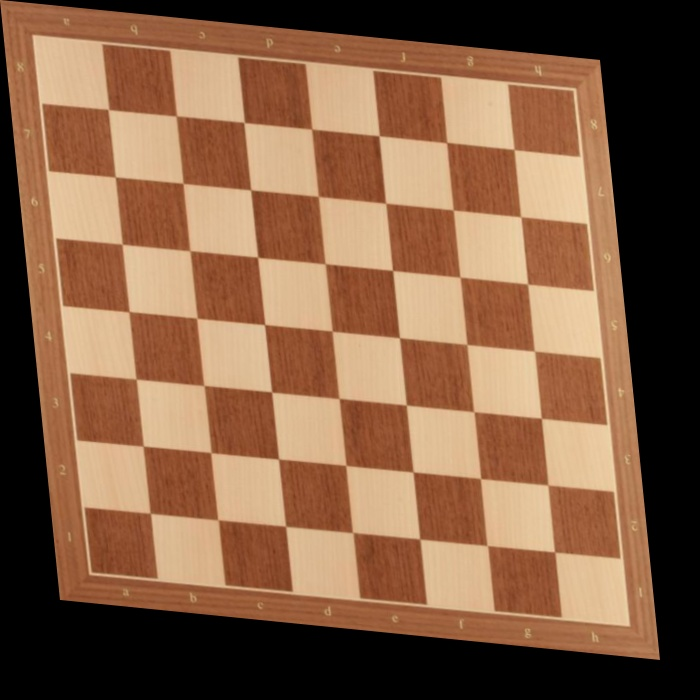
#> input picture Lab2/data/distorted.jpg, 700 x 700 px, found by its file name
$ python affine_trans.py
#> lines starting #> are read from the running program, lines starting #| are printed output that depends on the picture
# Coordinates of chessboard corners in the distorted image in
# clockwise direction starting from top left corner as origin are [(0,0), (600,-60),(660,-660),(60,-600)].

# Coordinates of chessboard corners in the original image in
# clockwise direction starting from top left corner as origin are [(0,0), (600,0),(600,-600),(0,-600)].

# [x_org;y_org] = H * [x_dis;y_dis;1], H is an affine transformation.


import numpy as np
import argparse
import cv2

def manual(src_img, src_coord, des_coord):
	H = [[],[]]
	homo = np.array([1, 1, 1])
	src_coord_homo = np.concatenate((src_coord, homo[:,None]), axis=1)

	H[0] = np.linalg.solve(src_coord_homo, des_coord[:,0])
	H[1] = np.linalg.solve(src_coord_homo, des_coord[:,1])
	H = np.array(H)
	org_img = cv2.warpAffine(src_img, H, (600,600), flags=cv2.WARP_INVERSE_MAP)
	return org_img

def api(src_img, src_coord, des_coord):
	H = cv2.getAffineTransform(src_coord, des_coord)
	org_img = cv2.warpAffine(src_img, H, (600,600), flags=cv2.WARP_INVERSE_MAP)
	return org_img


if __name__ == '__main__':
	parser = argparse.ArgumentParser()
	parser.add_argument("-mat", default='api', help="Computation method")
	args = parser.parse_args()

	dis_img = cv2.imread("distorted.jpg")  # mention the image path if it is in a different directory
#> dis_img is the input picture: shape (700, 700, 3); mean B, G, R 69, 95.6, 133
	C_org = np.float32(np.array([[600,0],[600,-600],[0,-600]]))
	C_dis = np.float32(np.array([[600,-60],[660,-660],[60,-600]]))

	if args.mat == 'manual':
		org_img = manual(dis_img, C_dis, C_org);

	if args.mat == 'api':
		org_img = api(dis_img, C_dis, C_org)
#> in api, `org_img = cv2.warpAffine(src_img, H, (600,600), flags=cv2.WARP_INVERSE..`:
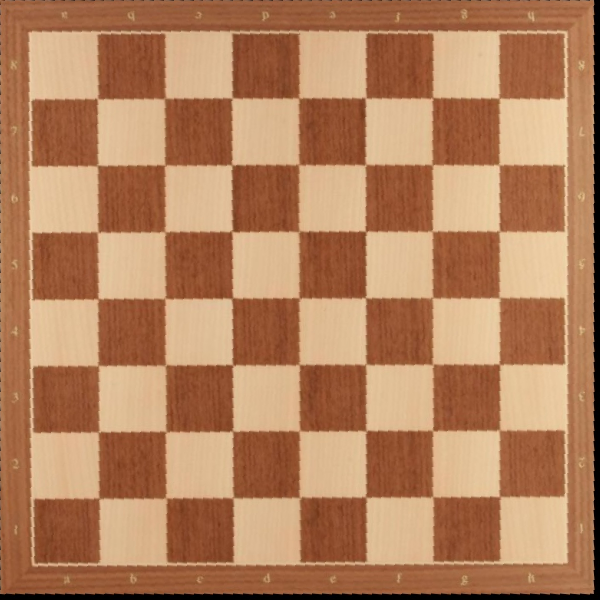
#> org_img: shape (600, 600, 3); mean B, G, R 92.9, 128.8, 179.1

	cv2.imshow("Original Image", org_img)

	cv2.waitKey(0)
	cv2.destroyAllWindows()

$ run again, with Lab2/data/document-2.jpg copied over Lab2/data/distorted.jpg
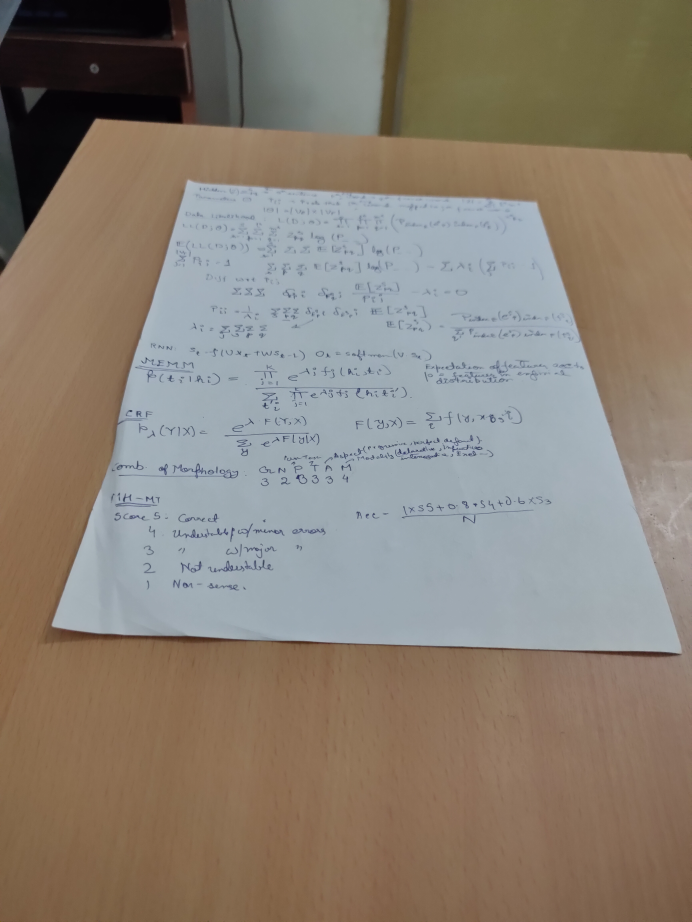
#> input picture Lab2/data/document-2.jpg, 3456 x 4608 px, found by its file name (shown at 1/5 size)
#> dis_img is the input picture: shape (4608, 3456, 3); mean B, G, R 116.2, 127.8, 137.4
#> in api, `org_img = cv2.warpAffine(src_img, H, (600,600), flags=cv2.WARP_INVERSE..`:
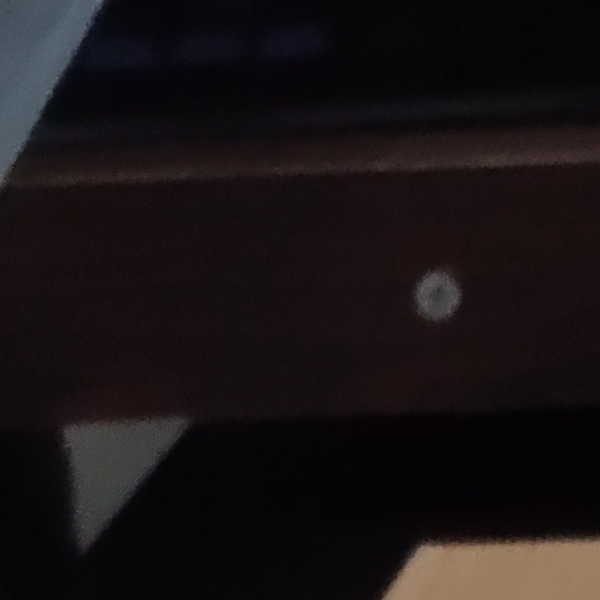
#> org_img: shape (600, 600, 3); mean B, G, R 20.3, 18.9, 24.5

$ run again, with Lab2/data/document-3.jpg copied over Lab2/data/distorted.jpg
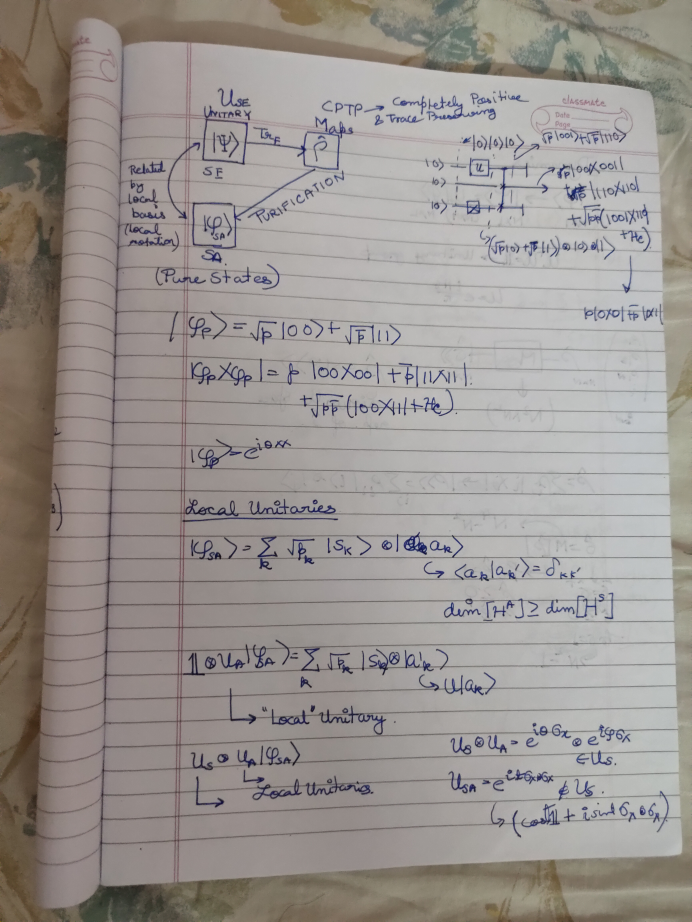
#> input picture Lab2/data/document-3.jpg, 3456 x 4608 px, found by its file name (shown at 1/5 size)
#> dis_img is the input picture: shape (4608, 3456, 3); mean B, G, R 144.3, 148.1, 153.8
#> in api, `org_img = cv2.warpAffine(src_img, H, (600,600), flags=cv2.WARP_INVERSE..`:
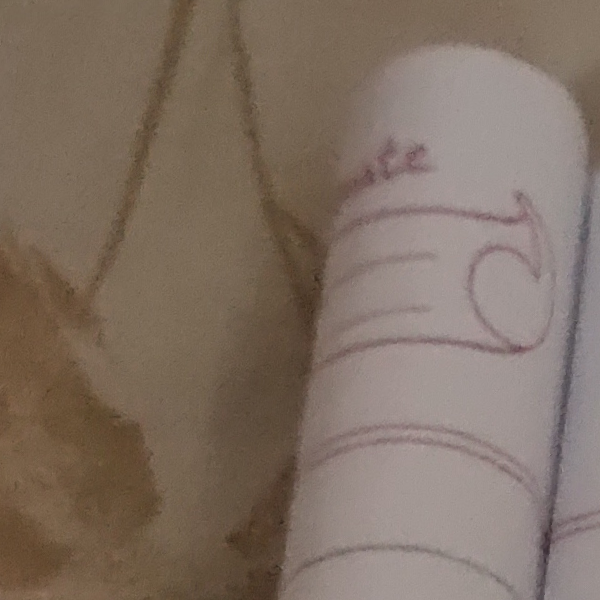
#> org_img: shape (600, 600, 3); mean B, G, R 99.7, 112.1, 128.3
